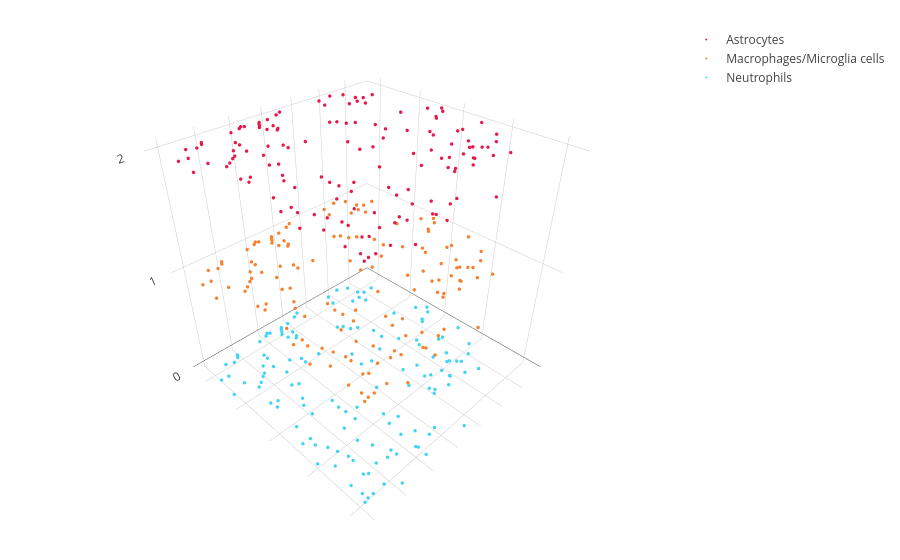

The cell this chart's notebook holds for it:
### Code cell
library(plotly)
library(webshot2)
library(htmlwidgets)

all_types <- sort(unique(c(CellLoc$TF0_ct, CellLoc$TF1_ct, CellLoc$TF2_ct)))
pointColors <- setNames(colors[1:length(all_types)], all_types)
pointShapes <- setNames(shapes[1:length(all_types)], all_types)

DF <- filter(CellLoc, TF0_ct %in% c('Neutrophils') & TF1_ct %in% c('Macrophages/Microglia cells') & TF2_ct %in% c('Astrocytes'))

if (nrow(DF) != 0){
    tmp0 <- DF %>% select(x, y, TF0, TF0_ct) %>% mutate(z = 0, TF_ct = TF0_ct)
    tmp1 <- DF %>% select(x, y, TF1, TF1_ct) %>% mutate(z = 1, TF_ct = TF1_ct)
    tmp2 <- DF %>% select(x, y, TF2, TF2_ct) %>% mutate(z = 2, TF_ct = TF2_ct)

    CellMig <- bind_rows(tmp0, tmp1, tmp2)
    CellMig$TF_ct <- factor(CellMig$TF_ct, levels = names(pointColors))

    fig <- plot_ly(
        CellMig, x = ~x, y = ~y, z = ~z,
        color = ~TF_ct, colors = pointColors,
        symbol = ~TF_ct, symbols = pointShapes,
        type = 'scatter3d', mode = 'markers',
        marker = list(size = 2)
    )

    fig <- fig %>% layout(
        scene = list(
            xaxis = list(title = "", showticklabels = FALSE, showgrid = TRUE, zeroline = FALSE),
            yaxis = list(title = "", showticklabels = FALSE, showgrid = TRUE, zeroline = FALSE),
            zaxis = list(
                title = "",
                tickmode = "array",
                tickvals = c(0, 1, 2)
                #ticktext = c("Time t=0", "Time t=1", "Time t=2")
            )
        ),
        legend = list(title = list(text = ""))
    )
    library(pandoc)

    tmp_html <- tempfile(fileext = ".html")
    htmlwidgets::saveWidget(fig, file = tmp_html, selfcontained = FALSE)

    png_file <- "./Final_outputs/CellMigration3D.png"
    webshot::webshot(
        url = "./Final_outputs/CellMigration3D.html",
        file = "./Final_outputs/CellMigration3D.png",
        vwidth = 4000,
        vheight = 4000,
        zoom = 5,
        delay = 3
    )

    fig
}

#webshot2::webshot(url = "./Final_outputs/CellMigration3D.html", file = "./Final_outputs/CellMigration3D.png", vwidth = 4000, vheight = 4000, zoom = 5, delay = 3)

### Figure 1 — Plotly figure (JSON) as saved in the notebook; plotly's stock layout.template omitted (floating-point values rounded to 4 significant figures; data arrays with more than 128 entries replaced by an {"elided": "..."} marker saying what was removed)
{"data": [{"error_x": {"color": "rgba(230,25,75,1)"}, "error_y": {"color": "rgba(230,25,75,1)"}, "line": {"color": "rgba(230,25,75,1)"}, "marker": {"color": "rgba(230,25,75,1)", "line": {"color": "rgba(230,25,75,1)"}, "size": 2, "symbol": "square open"}, "mode": "markers", "name": "Astrocytes", "textfont": {"color": "rgba(230,25,75,1)"}, "type": "scatter3d", "x": {"elided": "141 float values"}, "y": {"elided": "141 float values"}, "z": {"elided": "141 int values"}}, {"error_x": {"color": "rgba(245,130,49,1)"}, "error_y": {"color": "rgba(245,130,49,1)"}, "line": {"color": "rgba(245,130,49,1)"}, "marker": {"color": "rgba(245,130,49,1)", "line": {"color": "rgba(245,130,49,1)"}, "size": 2, "symbol": "plus"}, "mode": "markers", "name": "Macrophages/Microglia cells", "textfont": {"color": "rgba(245,130,49,1)"}, "type": "scatter3d", "x": {"elided": "141 float values"}, "y": {"elided": "141 float values"}, "z": {"elided": "141 int values"}}, {"error_x": {"color": "rgba(66,212,244,1)"}, "error_y": {"color": "rgba(66,212,244,1)"}, "line": {"color": "rgba(66,212,244,1)"}, "marker": {"color": "rgba(66,212,244,1)", "line": {"color": "rgba(66,212,244,1)"}, "size": 2, "symbol": "diamond open"}, "mode": "markers", "name": "Neutrophils", "textfont": {"color": "rgba(66,212,244,1)"}, "type": "scatter3d", "x": {"elided": "141 float values"}, "y": {"elided": "141 float values"}, "z": {"elided": "141 int values"}}], "layout": {"hovermode": "closest", "legend": {"title": {"text": ""}}, "margin": {"b": 40, "l": 60, "r": 10, "t": 25}, "scene": {"xaxis": {"showgrid": true, "showticklabels": false, "title": "", "zeroline": false}, "yaxis": {"showgrid": true, "showticklabels": false, "title": "", "zeroline": false}, "zaxis": {"tickmode": "array", "tickvals": [0, 1, 2], "title": ""}}, "showlegend": true}}
